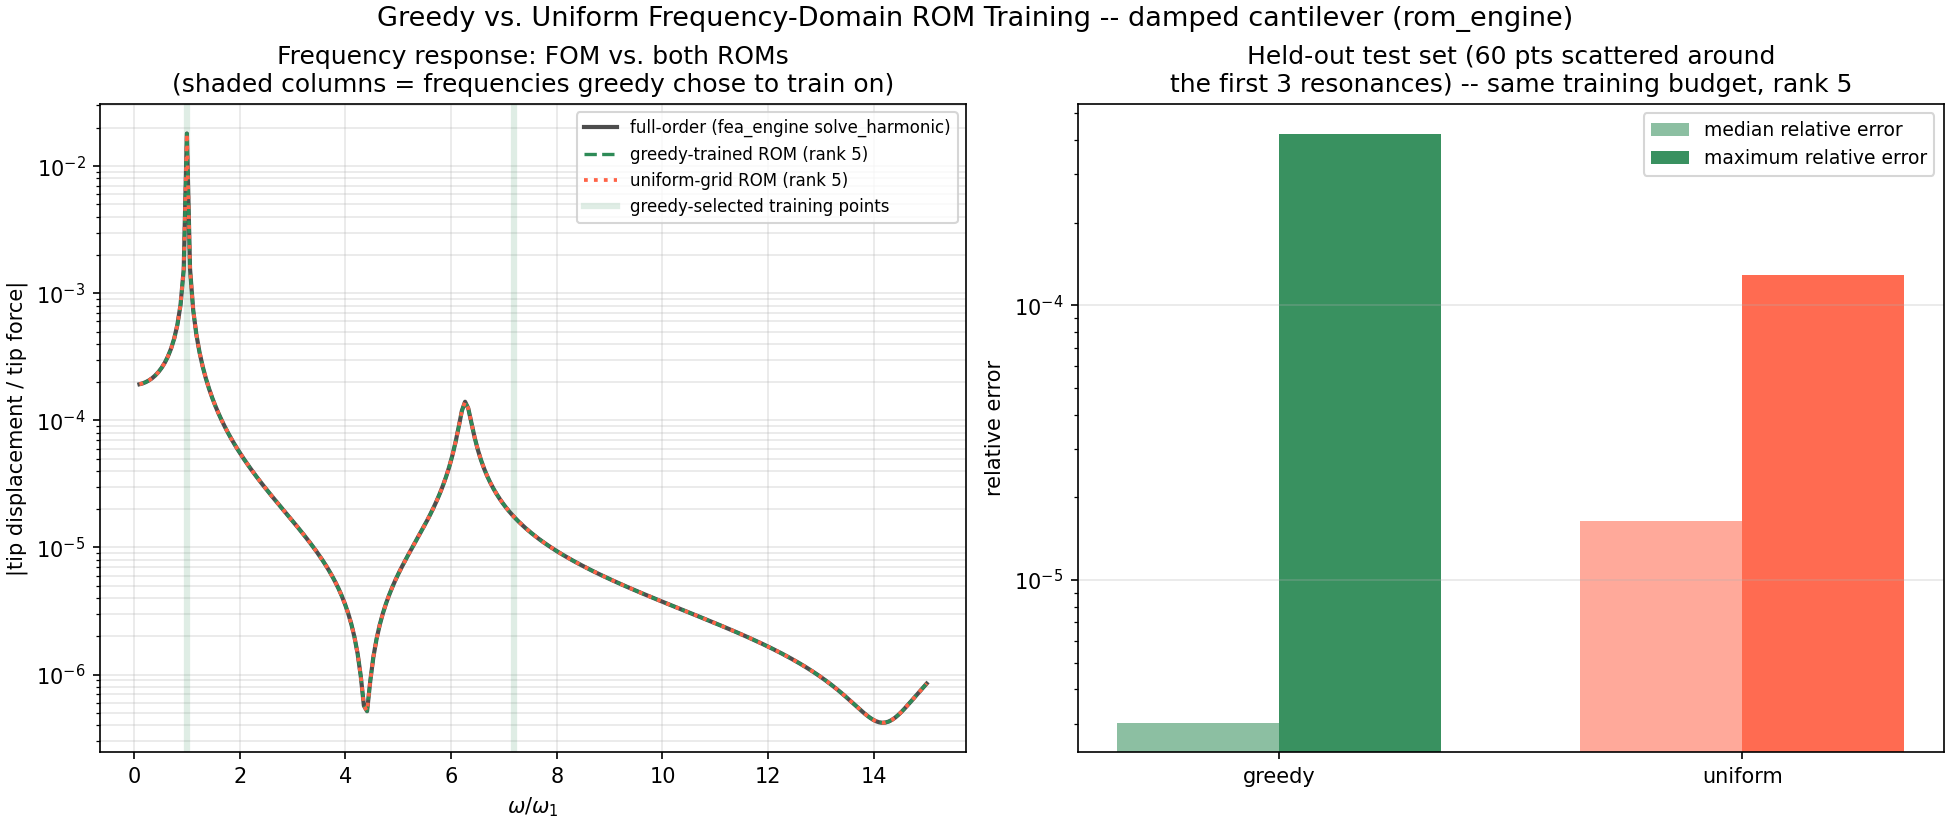

Python code for this plot:
"""
rom_03_greedy_frequency_training.py -- Example Gallery: adaptive
(greedy) vs. uniform-grid training for a frequency-domain ROM
(FrequencyROM + greedy_train_frequency_basis, greedy.py) on a damped
cantilever beam.

Both strategies spend the SAME number of expensive full-order
solves (the training budget); the only difference is WHICH
frequencies each one chooses to solve at. The greedy loop uses a
cheap error indicator -- never a second full-order solve -- to find
where the current basis is weakest and spends the next solve there,
so it should preferentially land near the model's actual resonances
without ever being told where they are.

Reuses this repository's own existing, previously-validated
greedy_frequency_training.py end-to-end script (build_damped_cantilever(),
the greedy-vs-uniform training + held-out comparison logic) rather
than re-deriving the training/comparison pipeline, and adds: a
full-order-vs-both-ROMs frequency response sweep panel (so the greedy
basis's resonance-seeking behavior is visible directly, not just in a
bar chart), plus a saved PNG instead of a plt.show() bar chart.
"""
import os
import sys
import numpy as np
from scipy.linalg import eigh

sys.path.insert(0, os.path.join(os.path.dirname(__file__), ".."))
from greedy_frequency_training import build_damped_cantilever  # noqa: E402

from rom_engine import (  # noqa: E402
    FrequencyROM,
    build_pod_basis_from_frf_snapshots,
    greedy_train_frequency_basis,
)

import matplotlib.pyplot as plt


def main():
    sysobj, alpha, beta = build_damped_cantilever(n=20)
    free = sysobj.free_dofs
    n_dof = sysobj.n_dof
    Kff = sysobj.K[np.ix_(free, free)]
    Mff = sysobj.M[np.ix_(free, free)]
    Cff = sysobj.C[np.ix_(free, free)]

    eigvals, _ = eigh(Kff, Mff)
    omegas_n = np.sqrt(np.clip(eigvals, 0, None))
    print(f"model: {n_dof} dof ({len(free)} free), first 3 resonances (rad/s): {omegas_n[:3]}")

    F_full = np.zeros(n_dof)
    F_full[n_dof - 2] = 1000.0
    F_free = F_full[free]

    training_band = np.linspace(0.1, 20.0, 400) * omegas_n[0]

    greedy_basis, history = greedy_train_frequency_basis(
        training_band, Mff, Kff, F_free, rayleigh=(alpha, beta),
        n_seed=3, tol=1e-9, max_modes=5)
    final_rank = greedy_basis.n_modes
    greedy_omegas = np.array([om for om, _, _ in history])
    print(f"Greedy training: final basis rank = {final_rank}, "
          f"selections (omega/omega1) = {np.round(greedy_omegas / omegas_n[0], 3)}")

    uniform_omegas = np.linspace(training_band[0], training_band[-1], final_rank)
    uniform_basis = build_pod_basis_from_frf_snapshots(
        uniform_omegas, Mff, Kff, F_free, C=Cff, n_modes=final_rank)

    rom_greedy = FrequencyROM.from_MCK(Mff, Kff, greedy_basis.V, rayleigh=(alpha, beta))
    rom_uniform = FrequencyROM.from_MCK(Mff, Kff, uniform_basis.V, rayleigh=(alpha, beta))

    rng = np.random.default_rng(0)
    test_omegas = np.concatenate([
        omegas_n[i] * (1.0 + 0.05 * rng.standard_normal(20)) for i in range(3)
    ])
    test_omegas = test_omegas[test_omegas > 0]

    def median_max_rel_error(rom):
        errs = []
        for om in test_omegas:
            U_true = sysobj.solve_harmonic(om, F_full)[free]
            x_rom = rom.frequency_response([om], F_free)[0]
            errs.append(np.linalg.norm(x_rom - U_true) / max(np.linalg.norm(U_true), 1e-30))
        return float(np.median(errs)), float(np.max(errs))

    med_g, max_g = median_max_rel_error(rom_greedy)
    med_u, max_u = median_max_rel_error(rom_uniform)
    print(f"Held-out test set ({len(test_omegas)} pts near resonances): "
          f"greedy median={med_g:.3e}/max={max_g:.3e}, "
          f"uniform median={med_u:.3e}/max={max_u:.3e}")

    # Full FRF sweep, all three (FOM, greedy ROM, uniform ROM), tip dof.
    tip_dof_local = len(free) - 2
    sweep_omegas = np.linspace(0.1, 15.0, 250) * omegas_n[0]
    H_fom = np.array([sysobj.solve_harmonic(om, F_full)[free][tip_dof_local] for om in sweep_omegas])
    H_greedy = rom_greedy.frequency_response(sweep_omegas, F_free)[:, tip_dof_local]
    H_uniform = rom_uniform.frequency_response(sweep_omegas, F_free)[:, tip_dof_local]

    fig, (ax1, ax2) = plt.subplots(1, 2, figsize=(13, 5.5), constrained_layout=True)

    ax1.semilogy(sweep_omegas / omegas_n[0], np.abs(H_fom), '-', color='0.3', linewidth=2.0,
                  label='full-order (fea_engine solve_harmonic)', zorder=2)
    ax1.semilogy(sweep_omegas / omegas_n[0], np.abs(H_greedy), '--', color='seagreen',
                  linewidth=1.6, label=f'greedy-trained ROM (rank {final_rank})', zorder=3)
    ax1.semilogy(sweep_omegas / omegas_n[0], np.abs(H_uniform), ':', color='tomato',
                  linewidth=1.8, label=f'uniform-grid ROM (rank {final_rank})', zorder=3)
    for i, om in enumerate(greedy_omegas / omegas_n[0]):
        ax1.axvline(om, color='seagreen', alpha=0.15, linewidth=3,
                    label='greedy-selected training points' if i == 0 else None)
    ax1.set_xlabel(r'$\omega / \omega_1$')
    ax1.set_ylabel('|tip displacement / tip force|')
    ax1.set_title('Frequency response: FOM vs. both ROMs\n'
                  '(shaded columns = frequencies greedy chose to train on)')
    ax1.grid(True, alpha=0.3, which='both')
    ax1.legend(fontsize=8)

    x = np.arange(2)
    width = 0.35
    ax2.bar(x - width / 2, [med_g, med_u], width, color=['seagreen', 'tomato'], alpha=0.55,
            label='median relative error')
    ax2.bar(x + width / 2, [max_g, max_u], width, color=['seagreen', 'tomato'], alpha=0.95,
            label='maximum relative error')
    ax2.set_yscale('log')
    ax2.set_xticks(x, ['greedy', 'uniform'])
    ax2.set_ylabel('relative error')
    ax2.set_title(f'Held-out test set ({len(test_omegas)} pts scattered around\n'
                  f'the first 3 resonances) -- same training budget, rank {final_rank}')
    ax2.grid(True, axis='y', alpha=0.3)
    ax2.legend(fontsize=9)

    fig.suptitle('Greedy vs. Uniform Frequency-Domain ROM Training -- damped cantilever (rom_engine)',
                 fontsize=13)
    out = os.path.join(os.path.dirname(__file__), 'rom_03_greedy_frequency_training.png')
    fig.savefig(out, dpi=150)
    print("Saved rom_03_greedy_frequency_training.png")


if __name__ == "__main__":
    main()
